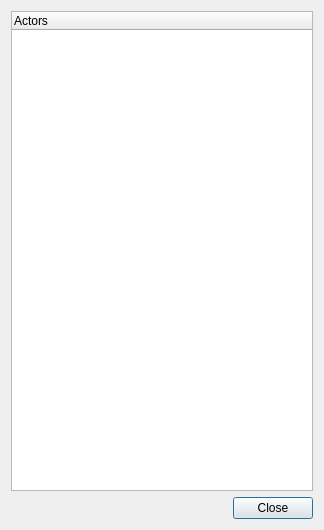
<?xml version="1.0" encoding="UTF-8"?>
<ui version="4.0">
 <class>SelectBoundaryDialog</class>
 <widget class="QDialog" name="SelectBoundaryDialog">
  <property name="geometry">
   <rect>
    <x>0</x>
    <y>0</y>
    <width>324</width>
    <height>530</height>
   </rect>
  </property>
  <property name="windowTitle">
   <string>SelectActorDialog</string>
  </property>
  <layout class="QGridLayout" name="gridLayout">
   <item row="0" column="0" colspan="2">
    <widget class="QTreeWidget" name="treeWidget">
     <property name="minimumSize">
      <size>
       <width>0</width>
       <height>0</height>
      </size>
     </property>
     <column>
      <property name="text">
       <string>Actors</string>
      </property>
     </column>
    </widget>
   </item>
   <item row="1" column="0">
    <spacer name="horizontalSpacer">
     <property name="orientation">
      <enum>Qt::Horizontal</enum>
     </property>
     <property name="sizeHint" stdset="0">
      <size>
       <width>217</width>
       <height>20</height>
      </size>
     </property>
    </spacer>
   </item>
   <item row="1" column="1">
    <widget class="QPushButton" name="pushButton">
     <property name="text">
      <string>Close</string>
     </property>
    </widget>
   </item>
  </layout>
 </widget>
 <resources/>
 <connections/>
</ui>
